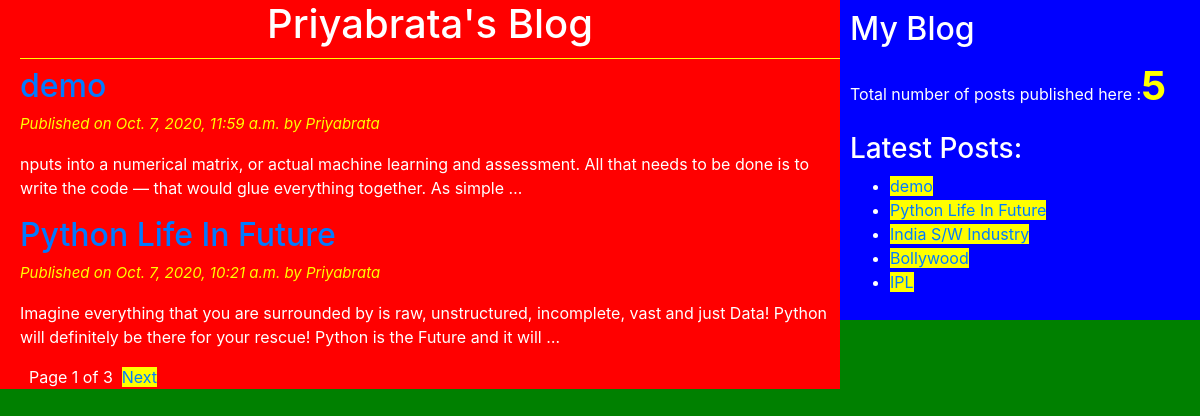
The page / on the database its author committed.
### blogApp/models.py (models this page shows)
class Post(models.Model):
    STATUS_CHOICES = (('draft','Draft'),('published','Published'))
    title = models.CharField(max_length=256)
    slug = models.SlugField(max_length=264,unique_for_date='publish')
    author = models.ForeignKey(User,related_name='blog_posts',on_delete=models.DO_NOTHING)
    body = models.TextField()
    publish = models.DateTimeField(default=timezone.now)
    created = models.DateTimeField(auto_now_add=True)
    updated = models.DateTimeField(auto_now=True)
    status = models.CharField(max_length=10,choices=STATUS_CHOICES,default='draft')
    objects=CustomManager()
    class Meta:
        ordering = ('-publish',)
    def get_absolute_url(self):
        return reverse('post_detail',args=[self.publish.year,self.publish.strftime('%m'),self.publish.strftime('%d'),self.slug])

### blogApp/views.py (the view)
# urls.py: url(r'^$',views.post_list_view),
def post_list_view(request):
    post_list=Post.objects.all()
    paginator=Paginator(post_list,2)
    page_number=request.GET.get('page')
    try:
        post_list=paginator.page(page_number)
    except PageNotAnInteger:
        post_list=paginator.page(1)
    except EmptyPage:
        post_list=paginator.page(paginator.num_pages)
    return render(request,'blogApp/post_list.html',{'post_list':post_list})

### blogApp/models.py (called while the page is built)
    def get_queryset(self):
        return super().get_queryset().filter(status='published')

### blogApp/templatetags/blog_tags.py (called while the page is built)
@register.simple_tag(name='my_tag')
def total_posts():
    return Post.objects.count()

@register.inclusion_tag('blogApp/latest_posts123.html')
def show_latest_posts(count=3):
    latest_posts=Post.objects.order_by('-publish')[:count]
    return {'latest_posts':latest_posts}

### templates/blogApp/post_list.html (shortened to what this page needs)
{% extends 'blogApp/base.html' %}
{% block content %}
<h1>Priyabrata's Blog</h1>
{% for post in post_list %}
<a href="{{post.get_absolute_url}}"><h2>{{post.title}}</h2></a>
<p id="date">Published on {{post.publish}} by {{post.author|title}}</p>
{{post.body|truncatewords:30|linebreaks}}
{% endfor %}
{% include 'blogApp/pagination.html' with page=post_list %}
{% endblock %}

### templates/blogApp/latest_posts123.html
<ul>
  {%for post in latest_posts%}
  <li><a href="{{post.get_absolute_url}}">{{post.title}}</a></li>
  {%endfor%}
</ul>

### static/css/blogApp.css (style rules this page uses)
h1 { text-align: center; border-bottom: 1px solid yellow; padding-bottom: 10px; }
#date { color: yellow; font-size: 15px; font-style: italic; }
body { color: white; background: green; }
a { background: yellow; }

### rows shown on the page
Post: title "demo", publish "Oct. 7, 2020, 11:59 a.m.", author "Priyabrata", body "nputs into a numerical matrix, or actual machine learning and assessment. All that needs to be done is to write the code — that would glue everything together. As simple …"
Post: title "Python Life In Future", publish "Oct. 7, 2020, 10:21 a.m.", author "Priyabrata", body "Imagine everything that you are surrounded by is raw, unstructured, incomplete, vast and just Data! Python will definitely be there for your rescue! Python is the Future and it will …"
Post: title "India S/W Industry"
Post: title "Bollywood"
Post: title "IPL"

### other values the page prints
{{ page.number }} "1"
{{ page.paginator.num_pages }} "3"
